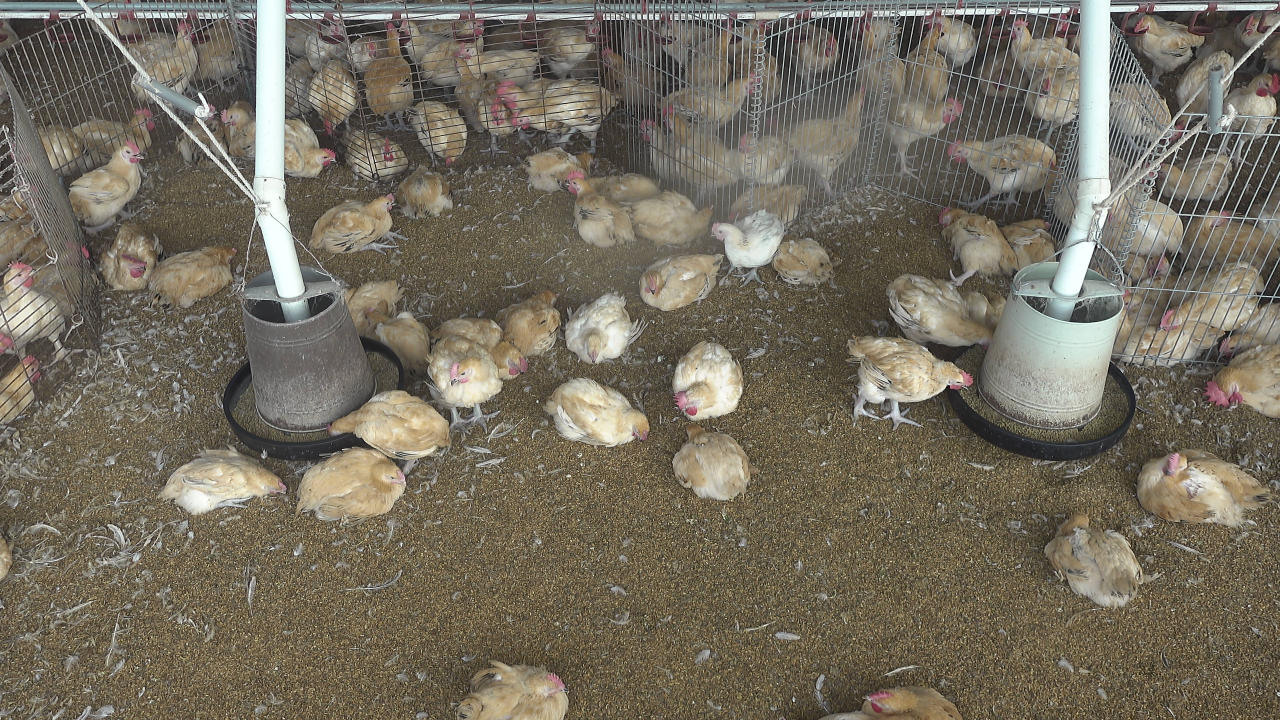
#> input picture DIP/shrink/4k_image.jpg, 3840 x 2160 px, found by its file name (shown at 1/3 size)
$ python shrink_4k_image.py
#> lines starting #> are read from the running program, lines starting #| are printed output that depends on the picture
import cv2
import matplotlib.pyplot as plt

# Read the 4K image
img = cv2.imread('C:/Users/calmnight/python3/10402AI_course/DIP/shrink/4k_image.jpg')
#> img is the input picture: shape (2160, 3840, 3); mean B, G, R 95.1, 109.6, 116.4
if img is None:
    raise FileNotFoundError('Image not found. Please check whether the file path is correct.')

# OpenCV loads images in BGR format, convert to RGB for matplotlib display
img_rgb = cv2.cvtColor(img, cv2.COLOR_BGR2RGB)

# Target size: reduce to 1/4 of the original size (can be modified)
h, w = img_rgb.shape[:2]
#> h = 2160; w = 3840
target_size = (w // 4, h // 4)
#> target_size = (960, 540)

# Method 1: direct resize (without Gaussian pyramid)
direct_resize = cv2.resize(img_rgb, target_size, interpolation=cv2.INTER_LINEAR)
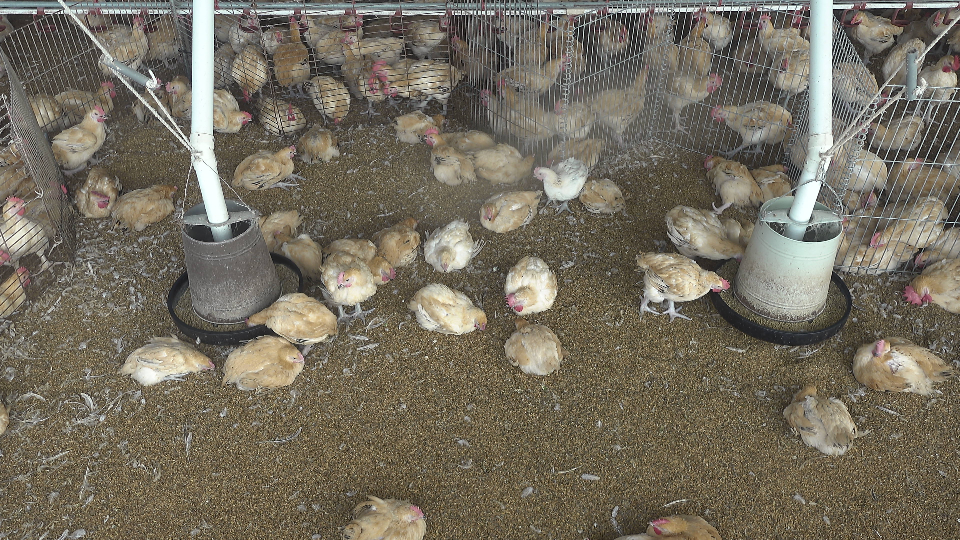
#> direct_resize: shape (540, 960, 3); mean R, G, B 116.6, 109.7, 95.2

# Method 2: Gaussian pyramid (each pyrDown applies Gaussian smoothing before downsampling)
pyramid_resize = img_rgb.copy()
while pyramid_resize.shape[1] > target_size[0] * 2 and pyramid_resize.shape[0] > target_size[1] * 2:
    pyramid_resize = cv2.pyrDown(pyramid_resize)

# If the size does not exactly match the target, apply one more resize to align it
pyramid_resize = cv2.resize(pyramid_resize, target_size, interpolation=cv2.INTER_LINEAR)

# Enlarge the images for easier visual comparison of detail differences
# Note: this is only for visualization and is not a required step
zoom_size = (w // 2, h // 2)
#> zoom_size = (1920, 1080)
direct_zoom = cv2.resize(direct_resize, zoom_size, interpolation=cv2.INTER_NEAREST)
pyramid_zoom = cv2.resize(pyramid_resize, zoom_size, interpolation=cv2.INTER_NEAREST)

# Display the results
plt.figure(figsize=(15, 8))

plt.subplot(1, 3, 1)
plt.imshow(cv2.resize(img_rgb, zoom_size, interpolation=cv2.INTER_LINEAR))
plt.title('Original (scaled for display)')
plt.axis('off')

plt.subplot(1, 3, 2)
plt.imshow(direct_zoom)
plt.title('Direct resize (no Gaussian pyramid)')
plt.axis('off')

plt.subplot(1, 3, 3)
plt.imshow(pyramid_zoom)
plt.title('Gaussian pyramid + resize')
plt.axis('off')

plt.tight_layout()
plt.show()
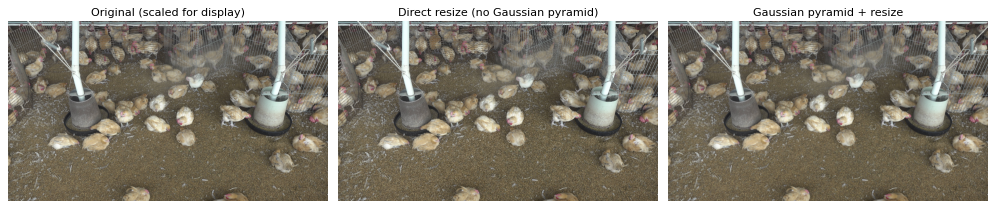
#> figure drawn by matplotlib, 3 panels

# Save the results
cv2.imwrite('C:/Users/calmnight/python3/10402AI_course/DIP/shrink/direct_resize.png', cv2.cvtColor(direct_resize, cv2.COLOR_RGB2BGR))
cv2.imwrite('C:/Users/calmnight/python3/10402AI_course/DIP/shrink/pyramid_resize.png', cv2.cvtColor(pyramid_resize, cv2.COLOR_RGB2BGR))

print('Output saved: direct_resize.png and pyramid_resize.png')

$ run again, with DIP/enlarge/bird1.jpg copied over DIP/shrink/4k_image.jpg
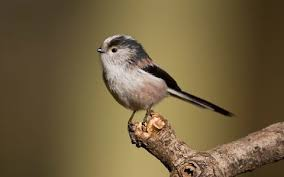
#> input picture DIP/enlarge/bird1.jpg, 284 x 177 px, found by its file name
#> img is the input picture: shape (177, 284, 3); mean B, G, R 62.9, 96.1, 113.6
#> the loop `while pyramid_resize.shape[1] > target_size[0] * 2 and pyramid_resize...` made 1 pass
#> pass 1, `pyramid_resize = cv2.pyrDown(pyramid_resize)`:
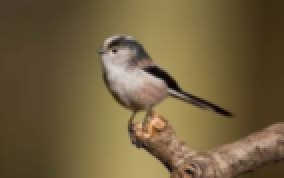
#> pyramid_resize: shape (89, 142, 3) (shown 2 times larger); mean R, G, B 113.6, 96, 62.9
#> `plt.show()`:
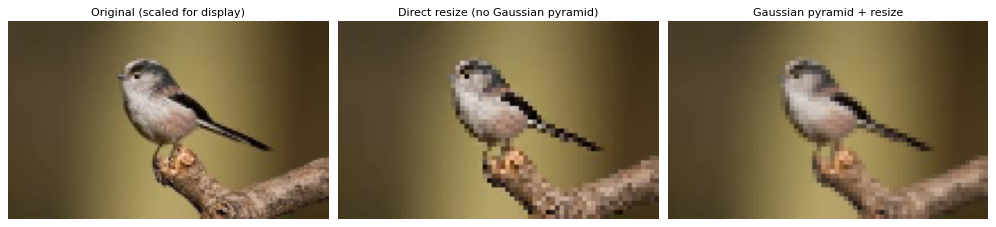
#> figure drawn by matplotlib, 3 panels
